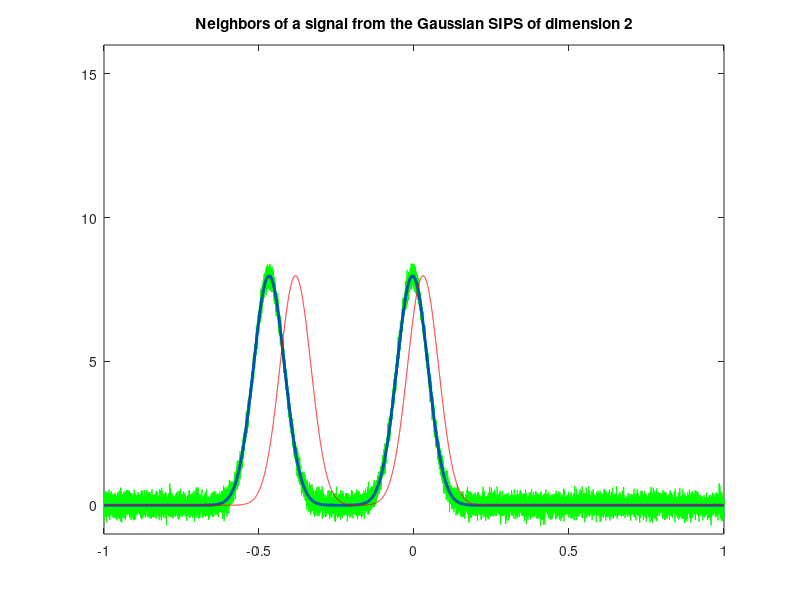
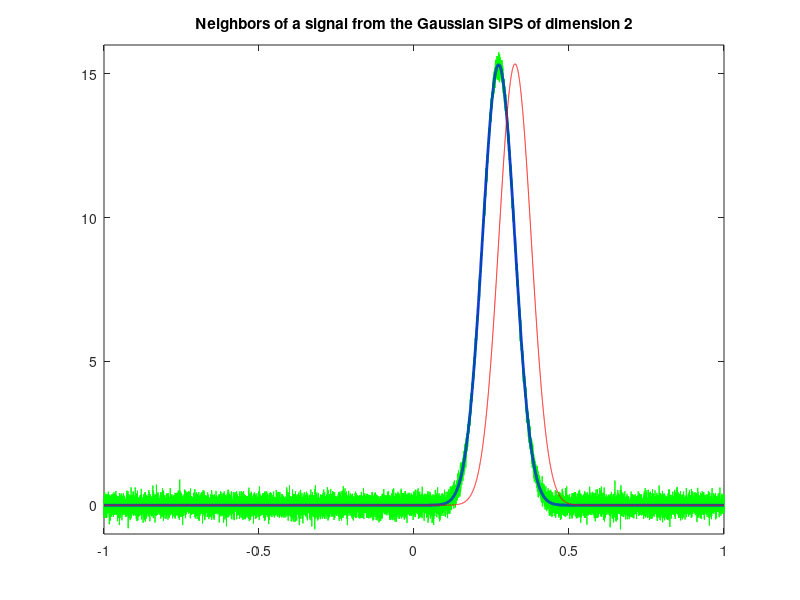
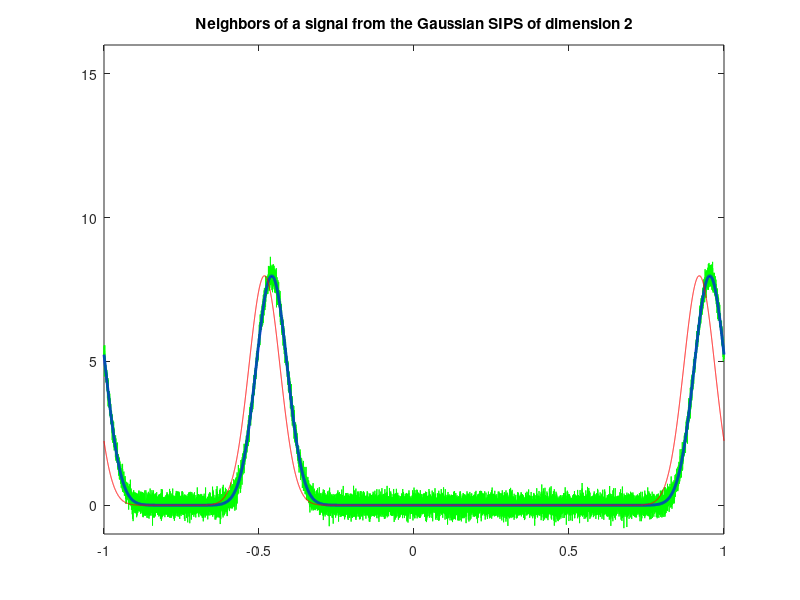
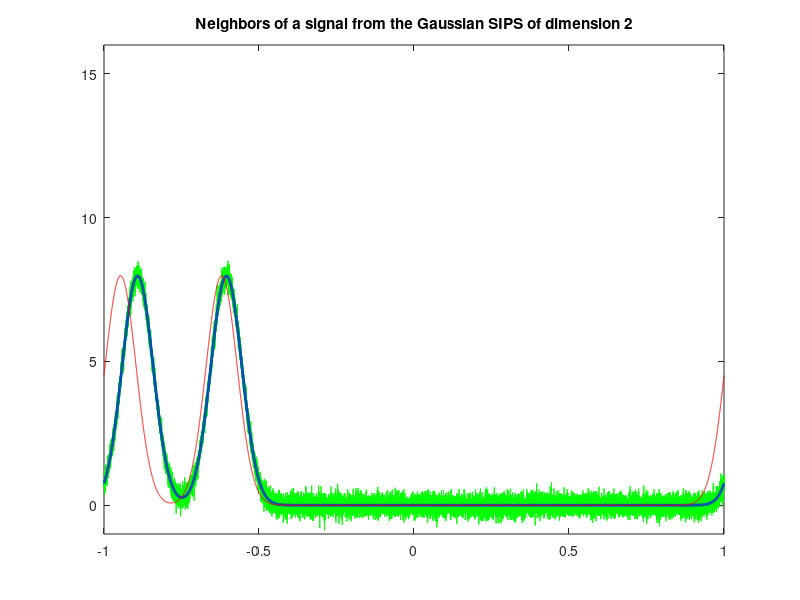

Here is the MATLAB script that generated these plots, in order:
%% Index 

% Gaussian signal


%% Gaussian signal 

D = 20000;
I = linspace(-1,1,D);
k = 2;
sigma = 0.05;
seeds_2 = [50, 677, 825, 1282, 555, 123, 888]; % classic, collision, single peak, circularity
seeds_3 = [1122, 1393, 2259, 1176]; % classic, two peaks, one peak ,circularity
seeds_4 = [2995, 1911, 2141, 695, 1019, 1127];

for seed = seeds_2
%for l = 1:20
%    seed = randi(3000);
    rng(seed);
    mu = sort(2*rand(1,k) - 1) ;
        
    half_width = norminv(0.9999,0,sigma); 
    half_width_sample = round(0.5*half_width * D);
    I_extended = linspace(-1 - half_width , 1 + half_width , D + 2*half_width_sample);
    
    pulse_extended = zeros(1, D + 2*half_width_sample);
        
    for i = 1:k
        pulse_extended(1,:) = pulse_extended(1,:) + normpdf(I_extended, mu(i), sigma);
    end

    pulse = zeros(1,D);
    pulse = pulse_extended(:,half_width_sample+1:D + half_width_sample); 
    pulse(:,1:half_width_sample) = pulse(:,1:half_width_sample) + pulse_extended(:,D + half_width_sample+1 : D + 2*half_width_sample);
    pulse(:, D - half_width_sample + 1 : D ) = pulse(:, D - half_width_sample + 1 : D ) + pulse_extended(:, 1 : half_width_sample );

    % neigh music (we plot it before it is more explactive)
    
    neigh_noise = pulse + 0.2*randn(1,D);
    figure;
    plot(I,neigh_noise,'green');
    hold on 
    
    % original pulse
    plot(I,pulse,'blue', 'LineWidth', 2);
    hold on 
%     
%     for i = 1:k
%         plot([mu(i), mu(i)], [0,pulse(find(I>mu(i),1))], 'green' );
%         text(mu(i),-1, sprintf('\\theta_{%d}',i), 'FontSize', 8);
%         hold on 
%     end
%    
    % neigh using noise on parameter
    
    mu_neigh = mu + 0.05 * randn(1,k);
    neigh_extended = zeros(1, D + 2*half_width_sample);
        
    for i = 1:k
        neigh_extended(1,:) = neigh_extended(1,:) + normpdf(I_extended, mu_neigh(i), sigma);
    end

    neigh = zeros(1,D);
    neigh = neigh_extended(:,half_width_sample+1:D + half_width_sample); 
    neigh(:,1:half_width_sample) = neigh(:,1:half_width_sample) + neigh_extended(:,D + half_width_sample+1 : D + 2*half_width_sample);
    neigh(:, D - half_width_sample + 1 : D ) = neigh(:, D - half_width_sample + 1 : D ) + neigh_extended(:, 1 : half_width_sample );

    
    hold on
    
    plot(I,neigh, 'red');

    hold on 
    
%     for i = 1:k
%         plot([mu_neigh(i), mu_neigh(i)], [0,neigh(find(I>mu_neigh(i),1))], 'magenta' );
%         text(mu_neigh(i),-2, sprintf('\\theta_{%d}+\\eta_{%d}',i,i), 'FontSize', 8);
%         hold on 
%     end
%     
    ax = gca;
    %ax.XTick = [-1 1];
    ylim([-1 16]);
    %title(seed)
    title(sprintf('Neighbors of a signal from the Gaussian SIPS of dimension %d',k))
    
end